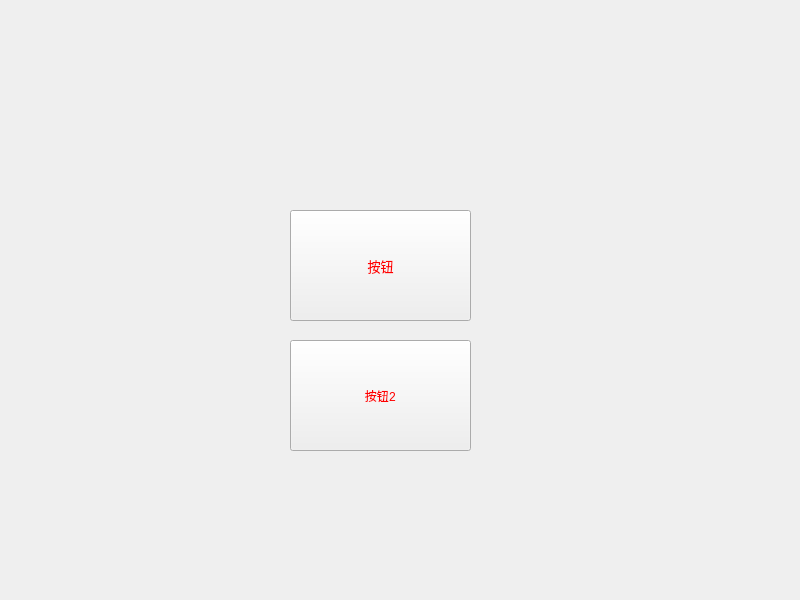
<?xml version="1.0" encoding="UTF-8"?>
<ui version="4.0">
 <class>Widget</class>
 <widget class="QWidget" name="Widget">
  <property name="geometry">
   <rect>
    <x>0</x>
    <y>0</y>
    <width>800</width>
    <height>600</height>
   </rect>
  </property>
  <property name="font">
   <font>
    <family>Consolas</family>
    <pointsize>9</pointsize>
   </font>
  </property>
  <property name="windowTitle">
   <string>Widget</string>
  </property>
  <property name="styleSheet">
   <string notr="true">QPushButton {color : red;}</string>
  </property>
  <widget class="QPushButton" name="pushButton">
   <property name="geometry">
    <rect>
     <x>290</x>
     <y>210</y>
     <width>181</width>
     <height>111</height>
    </rect>
   </property>
   <property name="font">
    <font>
     <family>Consolas</family>
     <pointsize>10</pointsize>
     <weight>50</weight>
     <bold>false</bold>
    </font>
   </property>
   <property name="text">
    <string>按钮</string>
   </property>
  </widget>
  <widget class="QPushButton" name="pushButton_2">
   <property name="geometry">
    <rect>
     <x>290</x>
     <y>340</y>
     <width>181</width>
     <height>111</height>
    </rect>
   </property>
   <property name="font">
    <font>
     <family>Consolas</family>
    </font>
   </property>
   <property name="text">
    <string>按钮2</string>
   </property>
  </widget>
 </widget>
 <resources/>
 <connections/>
</ui>
